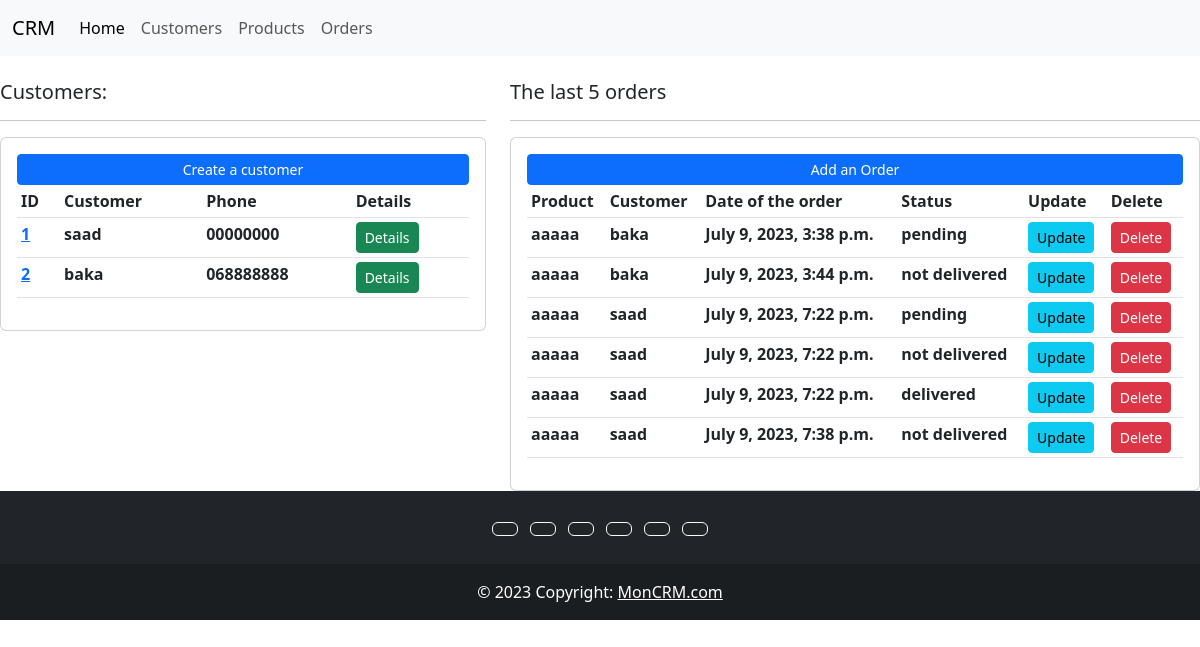
The page / on the database its author committed.
### customer/models.py (models this page shows)
class Customer(models.Model):
    name=models.CharField(max_length=200,null=True)
    phone_number=models.CharField(max_length=200,null=True)
    date_creation=models.DateTimeField(auto_now_add=True,null=True)
    def __str__(self):
        return self.name

### order/models.py (models this page shows)
class Order(models.Model):
    STATUS=( ('pending','pending'),
            ('not delivered','not delivered'),
            ('delivered', 'delivered')
            )
    customer=models.ForeignKey(Customer,null=True,on_delete=models.SET_NULL)
    product=models.ForeignKey(Product,null=True,on_delete=models.SET_NULL)
    status=models.CharField(max_length=200,null=True,choices=STATUS)
    date_creation = models.DateTimeField(auto_now_add=True, null=True)

### product/models.py (models this page shows)
class Product(models.Model):
    name=models.CharField(max_length=200,null=True)
    price=models.FloatField(null=True)
    date_creation = models.DateTimeField(auto_now_add=True, null=True)
    tag=models.ManyToManyField(Tag)
    def __str__(self):
        return self.name

### product/views.py (the view)
# urls.py: path('',views.home,name='accueil'),
def home(request):
    orders=Order.objects.all()
    customers=Customer.objects.all()
    context={'orders':orders, 'customers':customers}
    return render(request,'product/accueil.html',context)

### templates/product/accueil.html
{% extends 'main.html' %}
{% block content %}
<br>
<div class="row">
	<div class="col-md-5">
		<h5>Customers:</h5>
		<hr>
		<div class="card card-body">
			<a class="btn btn-primary  btn-sm btn-block" href="">Create a customer</a>
			<table class="table table-sm">
				<tr>
					<th>ID</th>
					<th>Customer</th>
					<th>Phone</th>
					<th>Details</th>
				</tr>
				{% for customer in customers  %}
				<tr>
					<th><a href="{%  url 'customer' customer.id %}">{{customer.id}}</a></th>
					<th>{{customer.name}}</th>
					<th>{{customer.phone_number}}</th>
					<th><a class="btn btn-sm btn-success" href="{%  url 'customer' customer.id %}">Details</a></th>
				</tr>
				{% endfor %}
			</table>
		</div>
	</div>
	<div class="col-md-7">
		<h5>The last 5 orders</h5>
		<hr>
		<div class="card card-body">
			<a class="btn btn-primary  btn-sm btn-block" href="{% url 'add_order' %}">Add an Order</a>
			<table class="table table-sm">
				<tr>
					<th>Product</th>
					<th>Customer</th>
					<th>Date of the order</th>
					<th>Status</th>
					<th>Update</th>
					<th>Delete</th>
				</tr>
				{% for order in orders  %}
				<tr>
					<th>{{order.product}}</th>
					<th>{{order.customer}}</th>
					<th>{{order.date_creation}}</th>
					<th>{{order.status}}</th>
					<th><a class="btn btn-sm btn-info" href="{% url 'update_order' order.id %}">Update</a></th>
					<th><a class="btn btn-sm btn-danger" href="{% url 'delete_order' order.id %}">Delete</a></th>
				</tr>
				{% endfor %}
			</table>
		</div>
	</div>
</div>
{% endblock content%}

### templates/main.html (shortened to what this page needs)
{%  load static %}
<!DOCTYPE html>
<html lang="en">
<head>
    <link href="https://cdn.jsdelivr.net/npm/bootstrap@5.3.0/dist/css/bootstrap.min.css" rel="stylesheet">
    <link rel="stylesheet" type="text/css" href="{% static 'css/main.css' %}">
</head>
<body>
{% include 'base/navbar.html' %}
{% block content %}
{% endblock %}
<footer>
    {% include 'base/footer.html' %}
</footer>
</body>
</html>

### templates/base/navbar.html (shortened to what this page needs)
<nav class="navbar navbar-expand-lg bg-body-tertiary">
  <div class="container-fluid">
    <a class="navbar-brand" href="#">CRM</a>
    <div class="collapse navbar-collapse" id="navbarNavAltMarkup">
      <div class="navbar-nav">
        <a class="nav-link active" aria-current="page" href="#">Home</a>
        <a class="nav-link" href="#">Customers</a>
        <a class="nav-link" href="#">Products</a>
        <a class="nav-link" href="#">Orders</a>
      </div>
    </div>
  </div>
</nav>

### templates/base/footer.html (shortened to what this page needs)
<footer class="bg-dark text-center text-white">
  <div class="container p-4 pb-0">
    <section class="mb-4">
      <a class="btn btn-outline-light btn-floating m-1" href="#!" role="button"
        ></a>
      <a class="btn btn-outline-light btn-floating m-1" href="#!" role="button"
        ></a>
      <a class="btn btn-outline-light btn-floating m-1" href="#!" role="button"
        ></a>
      <a class="btn btn-outline-light btn-floating m-1" href="#!" role="button"
        ></a>
      <a class="btn btn-outline-light btn-floating m-1" href="#!" role="button"
        ></a>
      <a class="btn btn-outline-light btn-floating m-1" href="#!" role="button"
        ></a>
    </section>
  </div>
  <div class="text-center p-3" style="background-color: rgba(0, 0, 0, 0.2);">
    © 2023 Copyright:
    <a class="text-white" href="https://mdbootstrap.com/">MonCRM.com</a>
  </div>
</footer>

### static/css/main.css (style rules this page uses)
body { background-color: #beef5; }

### rows shown on the page
Customer: id "1", name "saad", phone_number "00000000"
Customer: id "2", name "baka", phone_number "068888888"
Order: product "aaaaa", customer "baka", date_creation "July 9, 2023, 3:38 p.m.", status "pending"
Order: product "aaaaa", customer "baka", date_creation "July 9, 2023, 3:44 p.m.", status "not delivered"
Order: product "aaaaa", customer "saad", date_creation "July 9, 2023, 7:22 p.m.", status "pending"
Order: product "aaaaa", customer "saad", date_creation "July 9, 2023, 7:22 p.m.", status "not delivered"
Order: product "aaaaa", customer "saad", date_creation "July 9, 2023, 7:22 p.m.", status "delivered"
Order: product "aaaaa", customer "saad", date_creation "July 9, 2023, 7:38 p.m.", status "not delivered"
